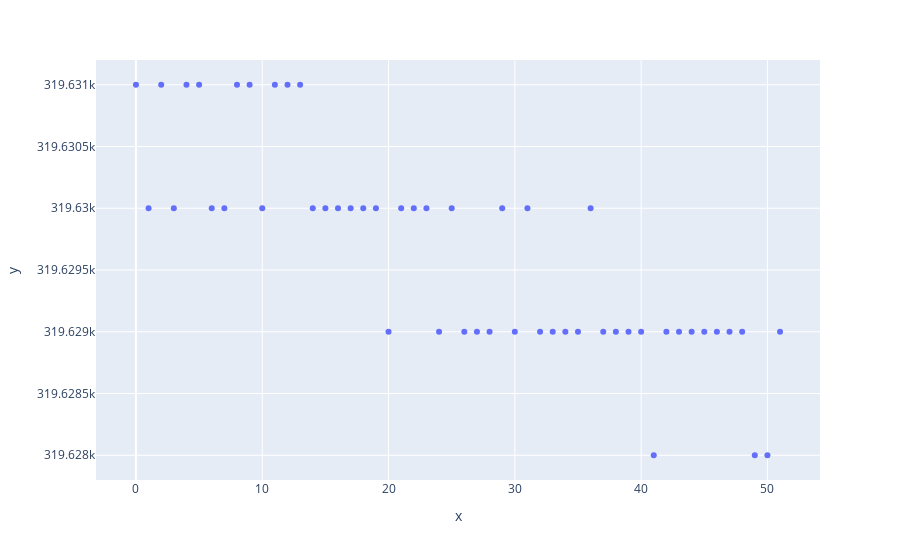

The notebook cell this image was saved under:
### Code cell
# peak... at the time offset between the matched events in the EEG and ET recording 
qst.show_sync_offsets(eeg_stims,et_stims)

### Figure 1 — Plotly figure (JSON) as saved in the notebook; plotly's stock layout.template omitted (floating-point values rounded to 4 significant figures)
{"data": [{"hovertemplate": "x=%{x}<br>y=%{y}<extra></extra>", "legendgroup": "", "marker": {"color": "#636efa", "symbol": "circle"}, "mode": "markers", "name": "", "orientation": "v", "showlegend": false, "type": "scatter", "x": [0, 1, 2, 3, 4, 5, 6, 7, 8, 9, 10, 11, 12, 13, 14, 15, 16, 17, 18, 19, 20, 21, 22, 23, 24, 25, 26, 27, 28, 29, 30, 31, 32, 33, 34, 35, 36, 37, 38, 39, 40, 41, 42, 43, 44, 45, 46, 47, 48, 49, 50, 51], "xaxis": "x", "y": [319631, 319630, 319631, 319630, 319631, 319631, 319630, 319630, 319631, 319631, 319630, 319631, 319631, 319631, 319630, 319630, 319630, 319630, 319630, 319630, 319629, 319630, 319630, 319630, 319629, 319630, 319629, 319629, 319629, 319630, 319629, 319630, 319629, 319629, 319629, 319629, 319630, 319629, 319629, 319629, 319629, 319628, 319629, 319629, 319629, 319629, 319629, 319629, 319629, 319628, 319628, 319629], "yaxis": "y"}], "layout": {"legend": {"tracegroupgap": 0}, "margin": {"t": 60}, "xaxis": {"anchor": "y", "domain": [0, 1], "title": {"text": "x"}}, "yaxis": {"anchor": "x", "domain": [0, 1], "title": {"text": "y"}}}}
